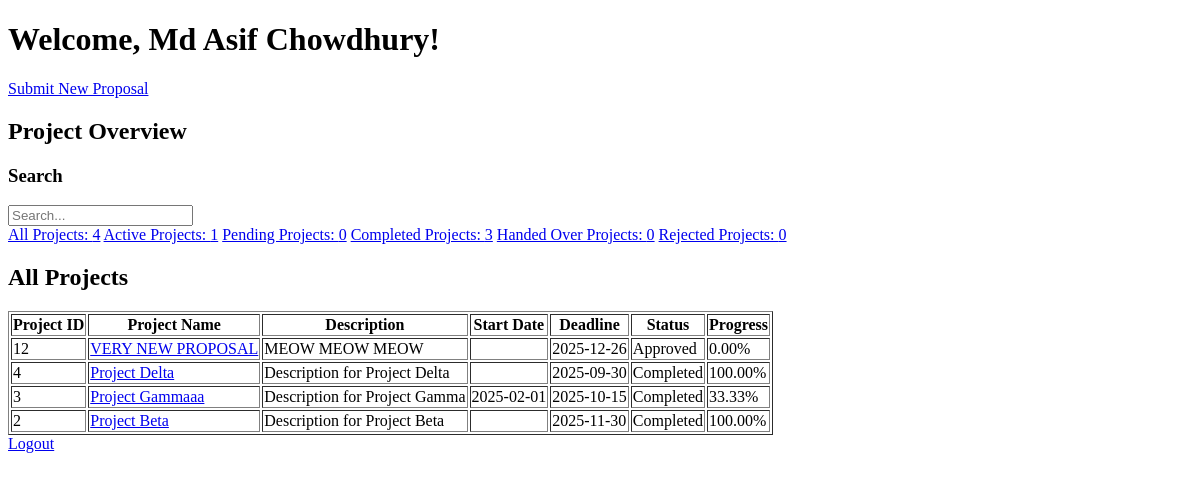
/controller/client-dashboard-controller.php (signed in), run on an earlier commit of the app's database.
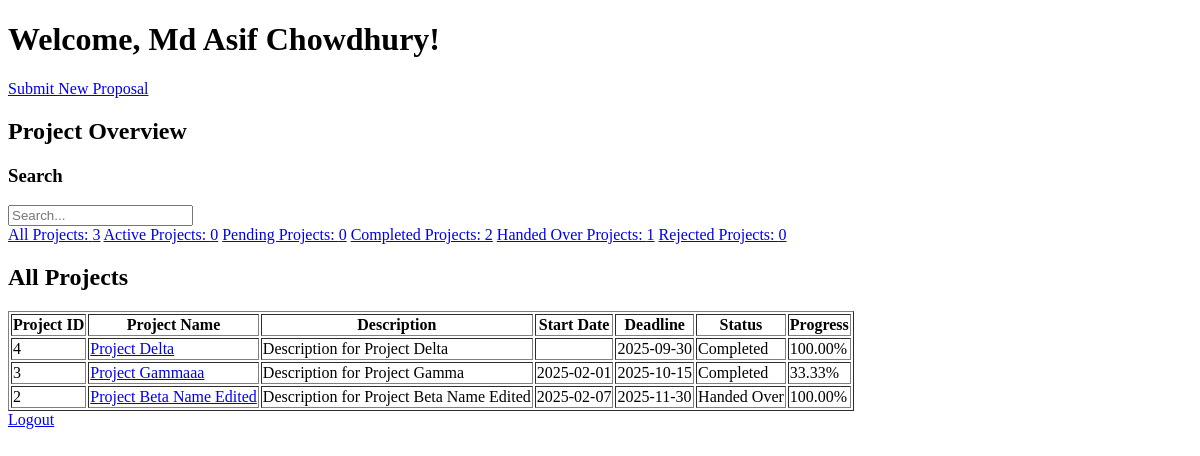
And on a later commit of the database.
### tables this page shows
CREATE TABLE `projects` (
  `project_id` int(11) NOT NULL,
  `client_id` int(11) NOT NULL,
  `pm_id` int(11) DEFAULT NULL,
  `name` varchar(100) NOT NULL,
  `description` text NOT NULL,
  `start_date` date DEFAULT NULL,
  `deadline` date NOT NULL,
  `status` varchar(50) NOT NULL DEFAULT 'Pending Approval',
  `type` varchar(50) NOT NULL DEFAULT 'Proposal',
  `comment` text DEFAULT NULL,
  `client_feedback` text DEFAULT NULL,
  `progress` decimal(5,2) DEFAULT 0.00
);

### controller/client-dashboard-controller.php (called while the page is built, shortened)
<?php
include_once '../model/project-model.php';
include_once '../model/user-model.php';
$action = $_GET['action'] ?? 'all';
$clientId = $_SESSION['userid'];
switch ($action) {
    default:
        $projects = getClientProjects($clientId);
        $projectType = "All";
        break;
}
$activeProjectsCount = count(getClientActiveProjects($clientId));
$handedoverProjectsCount = count(getClientHandedoverProjects($clientId));
$completedProjectsCount = count(getClientCompletedProjects($clientId));
$allProjectsCount = count(getClientProjects($clientId));
$clientName = getUserName($clientId);
include '../view/client-dashboard.php';

### model/user-model.php (called while the page is built, shortened)
<?php
function getUserInfo($userId)
{
    $conn = getDbConnection();
    $sql = "SELECT userid, firstname, lastname, name, email, roleid
            FROM usr
            WHERE userid = ?";
    $stmt = $conn->prepare($sql);
    $stmt->bind_param("i", $userId);
    $stmt->execute();
    $result = $stmt->get_result();
    $user = $result->fetch_assoc();
    return $user;
}
function getUserName($userId)
{
    $userInfo = getUserInfo($userId);
    $firstname = $userInfo['firstname'] ?? 'Unassigned';
    $lastname = $userInfo['lastname'] ?? '';
    return trim("$firstname $lastname");
}
?>

### model/project-model.php (called while the page is built, shortened)
<?php
function getClientProjects($clientId) {
    $conn = getDbConnection();
    $sql = "SELECT *
            FROM projects
            WHERE client_id = ?
            ORDER BY project_id DESC";
    $stmt = $conn->prepare($sql);
    $stmt->bind_param("i", $clientId);
    $stmt->execute();
    $result = $stmt->get_result();
    $projects = [];
    while ($row = $result->fetch_assoc()) {
        $projects[] = $row;
    }
    return $projects;
}
function getClientActiveProjects($clientId) {
    $conn = getDbConnection();
    $sql = "SELECT project_id, name, description, start_date, deadline, status, progress, comment, client_feedback
            FROM projects
            WHERE client_id = ? AND (status = 'Approved' OR status = 'In Progress')";
    $stmt = $conn->prepare($sql);
    $stmt->bind_param("i", $clientId);
    $stmt->execute();
    $result = $stmt->get_result();
    $projects = [];
    while ($row = $result->fetch_assoc()) {
        $projects[] = $row;
    }
    return $projects;
}
function getClientHandedoverProjects($clientId) {
    $conn = getDbConnection();
    $sql = "SELECT project_id, name, description, start_date, deadline, status, progress, comment, client_feedback
            FROM projects
            WHERE client_id = ? AND status = 'Handed Over'";
    $stmt = $conn->prepare($sql);
    $stmt->bind_param("i", $clientId);
    $stmt->execute();
    $result = $stmt->get_result();
    $projects = [];
    while ($row = $result->fetch_assoc()) {
        $projects[] = $row;
    }
    return $projects;
}
function getClientCompletedProjects($clientId) {
    $conn = getDbConnection();
    $sql = "SELECT project_id, name, description, start_date, deadline, status, progress, comment, client_feedback
            FROM projects
            WHERE client_id = ? AND status = 'Completed'";
    $stmt = $conn->prepare($sql);
    $stmt->bind_param("i", $clientId);
    $stmt->execute();
    $result = $stmt->get_result();
    $projects = [];
    while ($row = $result->fetch_assoc()) {
        $projects[] = $row;
    }
    return $projects;
}
?>

### view/client-dashboard.php (the view, shortened to what the changed rows need)
<!DOCTYPE html>
<html>
<head>
</head>
<body>
    <header>
        <h1>Welcome, <?php echo $clientName; ?>!</h1>
    </header>
    <section>
        <h2>Project Overview</h2>
        <div>
        <span><a href="../controller/client-dashboard-controller.php?action=all">All Projects: <?php echo $allProjectsCount; ?></a></span>
            <span><a href="../controller/client-dashboard-controller.php?action=active">Active Projects: <?php echo $activeProjectsCount; ?></a></span>
            <span><a href="../controller/client-dashboard-controller.php?action=completed">Completed Projects: <?php echo $completedProjectsCount; ?></a></span>
            <span><a href="../controller/client-dashboard-controller.php?action=handedover">Handed Over Projects: <?php echo $handedoverProjectsCount; ?></a></span>
        </div>
    </section>
    <section>
        <h2><?php echo $projectType; ?> Projects</h2>
        <table border=1>
            <thead>
                <tr>
                    <th>Project ID</th>
                    <th>Project Name</th>
                    <th>Description</th>
                    <th>Start Date</th>
                    <th>Deadline</th>
                    <th>Status</th>
                    <th>Progress</th>
                </tr>
            </thead>
            <tbody>
                <?php foreach ($projects as $project) { ?>
                <tr>
                    <td><?php echo $project['project_id']; ?></td>
                    <td><a href="../controller/client-project-controller.php?action=view&project_id=<?php echo $project['project_id']; ?>"><?php echo $project['name']; ?></a>
                    <td><?php echo $project['description']; ?></td>
                    <td><?php echo $project['start_date']; ?></td>
                    <td><?php echo $project['deadline']; ?></td>
                    <td><?php echo $project['status']; ?></td>
                    <td><?php echo $project['progress']; ?>%</td>
                </tr>
                <?php } ?>
            </tbody>
        </table>
    </section>
</body>
</html>

What changed in the data, as far as the page shows it:
removed projects: project_id "12", name "VERY NEW PROPOSAL", description "MEOW MEOW MEOW", deadline "2025-12-26", status "Approved", progress "0.00"
changed projects id 2: name "Project Beta" → "Project Beta Name Edited"; description "Description for Project Beta" → "Description for Project Beta Name Edited"; start_date (not shown) → "2025-02-07"; status "Completed" → "Handed Over"
Also different on the page:
$allProjectsCount: "4" → "3"
$activeProjectsCount: "1" → "0"
$completedProjectsCount: "3" → "2"
$handedoverProjectsCount: "0" → "1"
